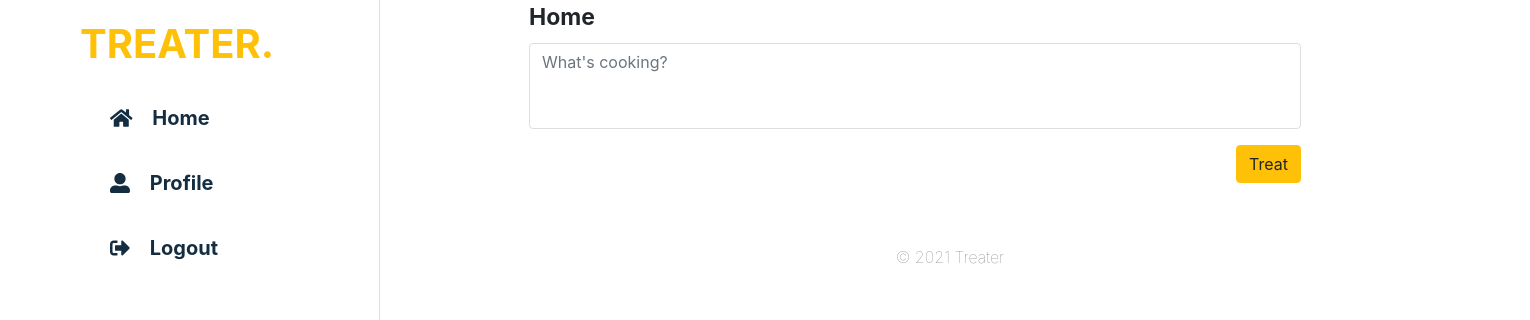
Before: /Treater/home (signed in) with the older database file.
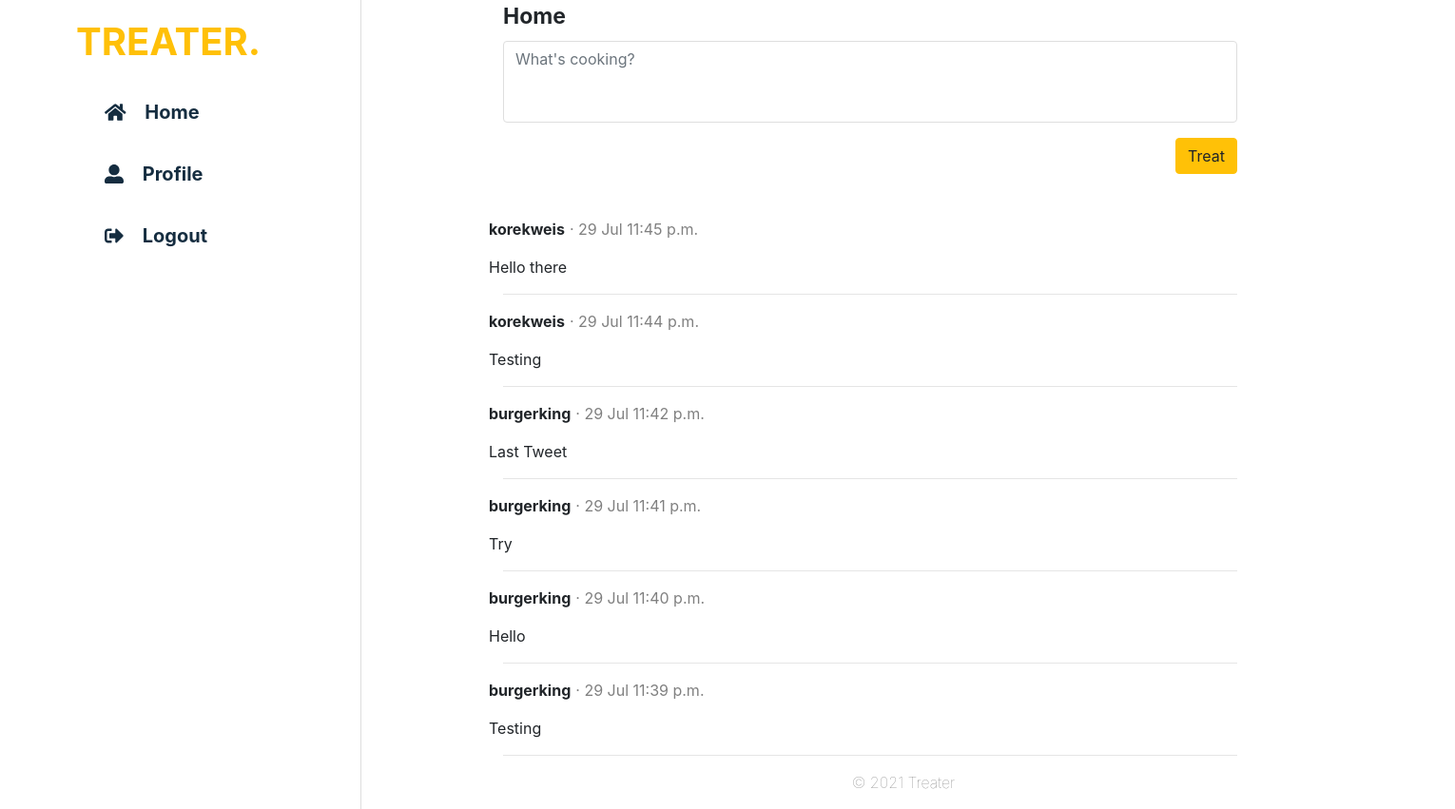
After: the same page with the newer database file.
### treater_feed/models.py (models this page shows, shortened)
class Tweet(models.Model):
    user = models.ForeignKey(User, on_delete=models.CASCADE, related_name="tweet_user")
    tweet = models.CharField(max_length=250)
    date_and_time = models.DateTimeField(auto_now_add=True)

class User(AbstractUser):
    description = models.CharField(max_length=250, null=True)

### treater_feed/views.py (the view)
# urls.py: 2. Add a URL to urlpatterns:  path('', views.home, name='home')
@login_required
def home(request):
    user = User.objects.get(username=request.user)
    return render(request, "treater_feed/feed.html", {
        "tweets": Tweet.objects.all().order_by('-id')
    })

### treater_feed/templates/treater_feed/feed.html (shortened to what this page needs)
{% extends "treater_feed/layout.html" %} {% block authenticated_body %}
<div class="container treater_feed">
    <div class="container feed">
        <form action="{% url 'add_tweet' %}" method="post" id="tweet-form">
            <div class="form-group text-area">
                <label class="home-title" for="tweet-text-area">Home</label>
                <textarea class="form-control" name="tweet" id="tweet-text-area" rows="3" placeholder="What's cooking?"></textarea>
            </div>
            <input class="btn btn-warning" type="submit" value="Treat" id="treat-button">
        </form>
    </div>
    <div class="container list-tweets">
        <ul>
            {% for tweet in tweets %}
            <li>
                <div class="tweet-post">
                    <div class="row">
                        <b>{{tweet.user}}</b>
                        <p class="tweet-date-time"> &#183; {{tweet.date_and_time|date:"d M"}} {{tweet.date_and_time|time:"TIME_FORMAT"}}</p>
                    </div>
                </div>
                <div class="row">
                    {{tweet.tweet}}
                </div>
            </li>
            <hr> {% endfor %}
        </ul>
    </div>
</div>
{% endblock %}

Changed rows visible on the page:
added Tweet: user "korekweis", date_and_time "29 Jul", date_and_time "11:45 p.m.", tweet "Hello there"
added Tweet: user "korekweis", date_and_time "29 Jul", date_and_time "11:44 p.m.", tweet "Testing"
added Tweet: user "burgerking", date_and_time "29 Jul", date_and_time "11:42 p.m.", tweet "Last Tweet"
added Tweet: user "burgerking", date_and_time "29 Jul", date_and_time "11:41 p.m.", tweet "Try"
added Tweet: user "burgerking", date_and_time "29 Jul", date_and_time "11:40 p.m.", tweet "Hello"
added Tweet: user "burgerking", date_and_time "29 Jul", date_and_time "11:39 p.m.", tweet "Testing"
